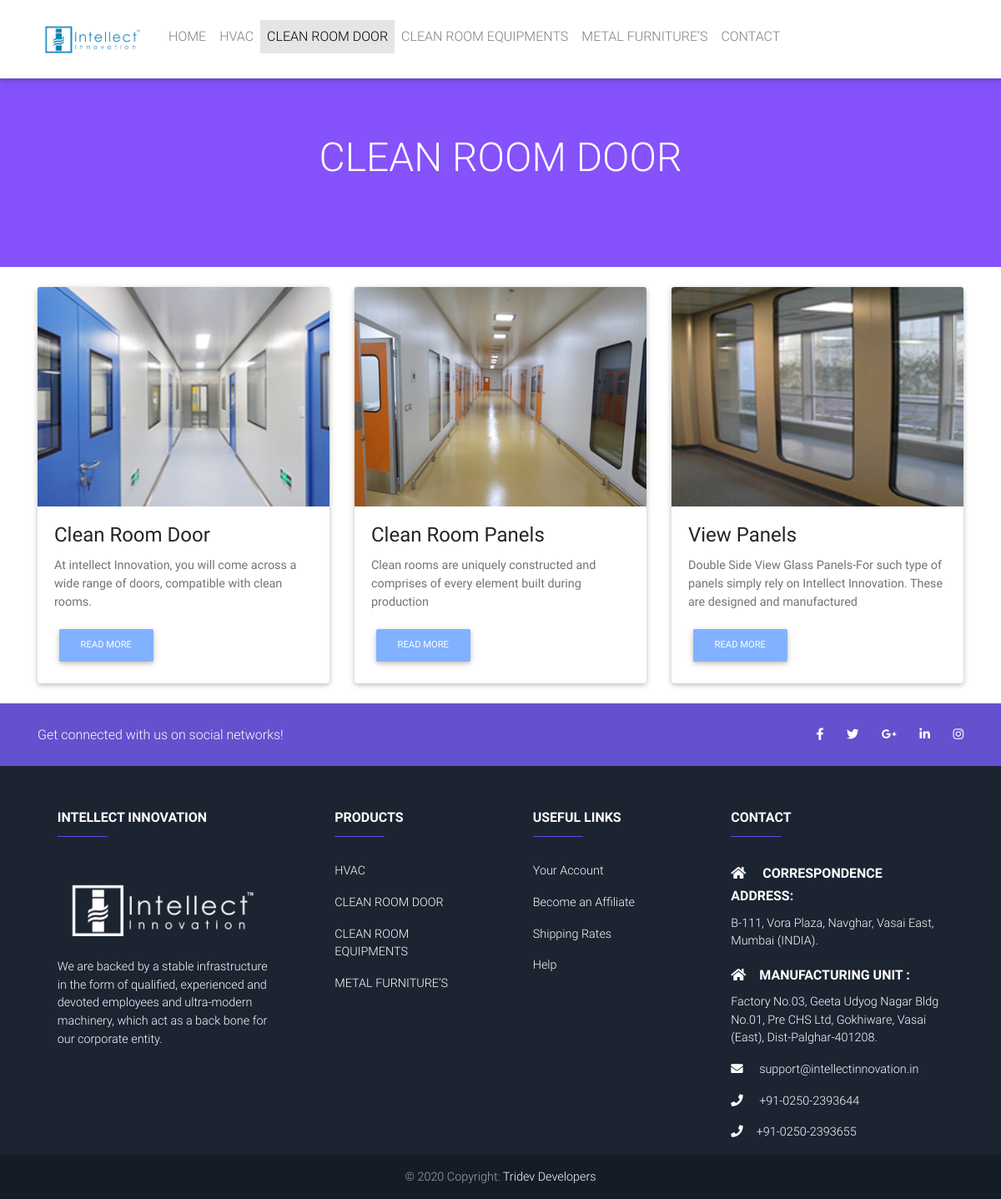
/door/, run on the app's committed database.
### intellect/models.py (models this page shows, shortened)
class Door(models.Model):
    title = models.CharField(max_length=200)
    image = models.FileField(upload_to='images', help_text='image should be Height = 480px, Width = 480px')
    post_short_description = models.TextField(default='This area write image short description')
    post_long_description = RichTextUploadingField(default='This area write image in brief text description')
    slug = models.SlugField(blank=True, null=True)
    def get_doorDetail_url(self):
        return reverse("intellect:doorDetail", kwargs={
            'slug' : self.slug
        })

### intellect/views.py (the view)
# urls.py: path('door/', doorView.as_view(), name='door'),
class doorView(ListView):
    model = Door
    template_name = 'door.html'

### intellect/templates/door.html (shortened to what this page needs)
{% extends "base.html" %}
{% block door %}
    <section class="white-text" style="height: 260px; background-color: rgb(133, 82, 251); text-align: center; padding: 100px; font-weight: bold; ; margin-top: 60px; ">
      <h3 class="" style="font-size: 3rem">CLEAN ROOM DOOR</h3>
    </section>
  <div class="container mt-4">
    <div class="row">
    {% for door in door_list %}
      <div class="col-lg-4 col-md-4 col-12">
        <div class="card mb-4">
          <div class="view overlay">
            <img class="card-img-top img-fluid" src="{{ door.image.url }}"
              alt="Card image cap">
          </div>
          <div class="card-body">
            <h4 class="card-title">{{ door.title }}</h4>
            <p class="card-text">{{ door.post_short_description }}</p>
            <a href="{{ door.get_doorDetail_url }}" class="btn btn-light-blue btn-md">Read more</a>
          </div>
        </div>
      </div>
      {% endfor %}
    </div>
  </div>
{% endblock door %}

### intellect/templates/navbar.html (style rules this page uses)
html, body, header, .view { height: 100%; }

### data on the page
Door: image (picture), title "Clean Room Door", post_short_description "At intellect Innovation, you will come across a wide range of doors, compatible with clean rooms."
Door: image (picture), title "Clean Room Panels", post_short_description "Clean rooms are uniquely constructed and comprises of every element built during production"
Door: image (picture), title "View Panels", post_short_description "Double Side View Glass Panels-For such type of panels simply rely on Intellect Innovation. These are designed and manufactured"
